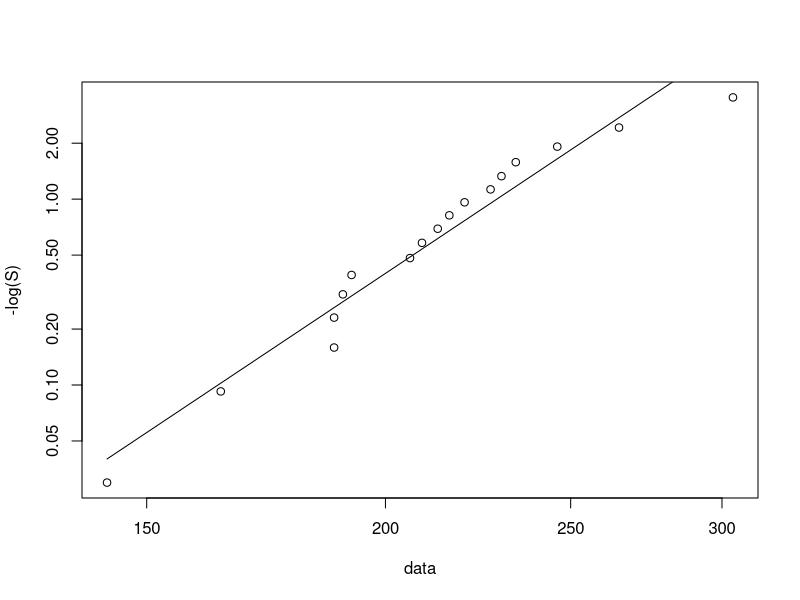
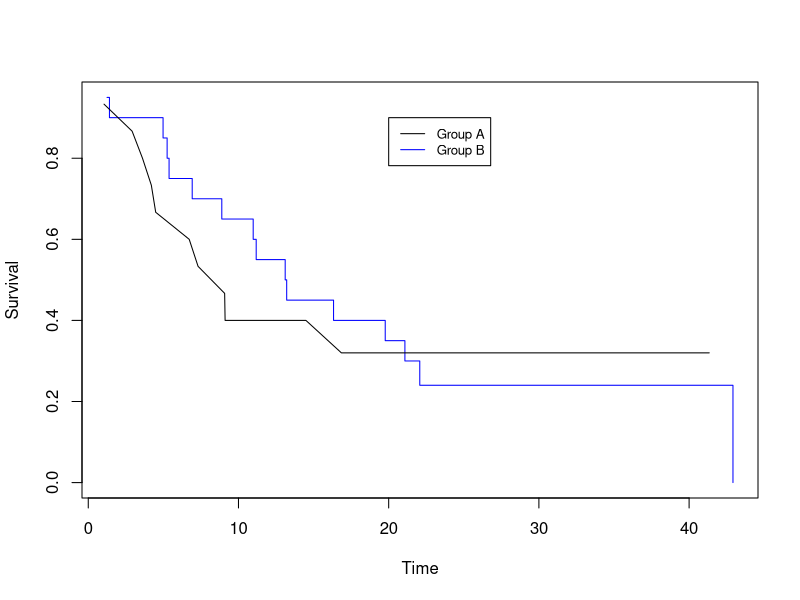

These figures' R source, in order:
## ---- chunk 1
data<-c(143, 164, 188, 188, 190, 192, 206, 209, 213, 216, 220, 227, 230, 234, 246, 265, 304)
sE<-numeric(0)
for (i in 1:length(data)){
  sE[i] = 1-(i-0.5)/length(data)}
y = -log(sE)
plot(data, y, log="xy", xlab="data", ylab="-log(S)")
reg=lm(log(y)~log(data))
lines(data,exp(predict(reg)))
## ---- chunk 2
summary(reg)
## ---- chunk 3
library(survival)
xA<-c(1.25, 1.41, 4.98, 5.25, 5.38, 6.92, 8.89, 10.98, 11.18, 13.11, 13.21, 16.33, 19.77, 21.08, 21.84, 22.07, 31.38, 32.61, 37.18, 42.92)
deltaA<-c(rep(1,14), 0, 1, rep(0,3),1)
kmA<-survfit(Surv(xA,deltaA)~1, type="kaplan-meier")
print(kmA$surv)
xB<-c(1.05, 2.92, 3.61, 4.20, 4.49, 6.72, 7.31, 9.08, 9.11, 14.49, 16.85, 18.82, 26.59, 30.26, 41.34)
deltaB<-c(rep(1,9), 0, 1, rep(0,4))
kmB<-survfit(Surv(xB,deltaB)~1, type="kaplan-meier")
print(kmB$surv)
## ---- chunk 4
plot(kmA$time, kmA$surv, type="s", col='blue',xlab="Time", ylab="Survival")
lines(kmB$time, kmB$surv)
legend(20, 0.9, legend=c("Group A", "Group B"), col=c("black", "blue"), lty=1:1, cex=0.8)
## ---- chunk 5
summary(kmA)
## ---- chunk 6
summary(kmB)
